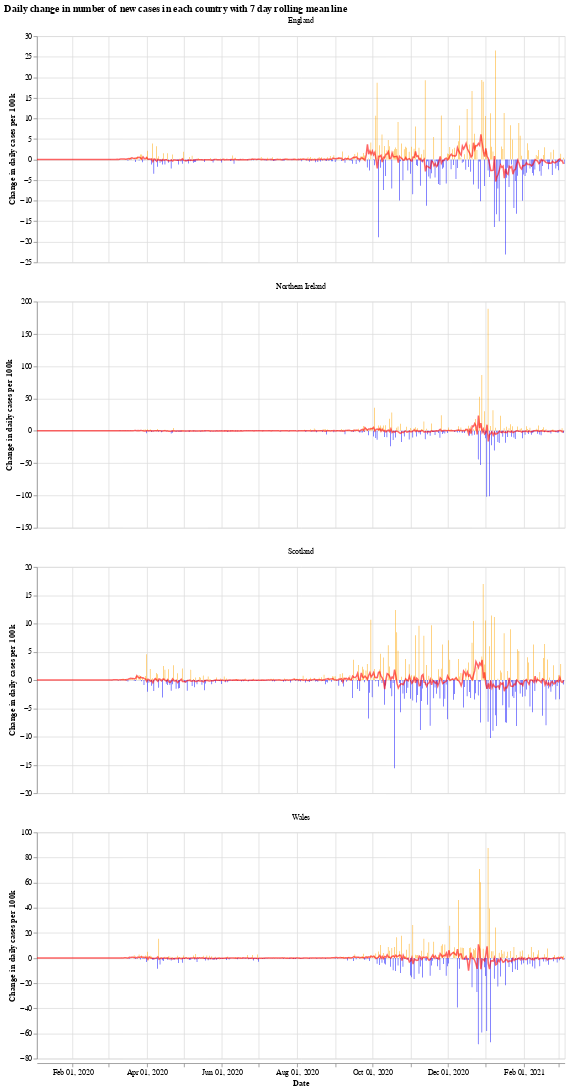

Write notebook code for a chart like this one.
### Markdown cell above
We will use the Python library `Altair` for visualising the data, see the [altair docs](https://altair-viz.github.io/) for more information.

First we have a graph which shows the daily change in the number of new cases for each country. This number jumps up and down all over the place, which is likely due to delay in reporting of new cases over the weekend. Another interesting thing is that it looks like the daily cases in Wales experienced a much shorter period of calm over the summer (calm in the sense of daily cases not jumping up and down).

The orange bars are days when the number of new cases (per 100k population) was more than the previous day, while the blue are days when the number of new cases dropped. The red line is the 7 day moving average. 

When the moving average line is below 0, it means that there is a consistent drop in new cases. We can see this clearly happening around the times that lockdowns were introduced (though, to varying degrees). I will update the graphs soon with a marker of when each lockdown started.

### Code cell
# collapse
import altair as alt

bars = alt.Chart(uk_cases).mark_bar().encode(
    x=alt.X("yearmonthdate(date):T", axis=alt.Axis(title='Date')),
    y=alt.Y("casesChangeRate:Q", axis=alt.Axis(title='Change in daily cases per 100k')),
    tooltip='casesChange',
    color=alt.condition(
        alt.datum.casesChangeRate > 0,
        alt.value("orange"),  # The positive color
        alt.value("blue")  # The negative color
    )
).properties(title='Daily change in number of new cases with 7 day rolling mean',width=700).interactive()

line = alt.Chart(uk_cases).mark_line(
    color='red',
    size=2,
    opacity=0.6
).transform_window(
    rolling_mean='mean(casesChangeRate)',
    frame=[0, 7],
    groupby=['areaName']
).encode(
    x='yearmonthdate(date):T',
    y='rolling_mean:Q'
)

alt.layer(bars, line, data=uk_cases).facet(alt.Column(
    'areaName', title=''), columns=1).resolve_scale(y='independent').properties(title='Daily change in number of new cases in each country with 7 day rolling mean line')

### Figure 1 — Vega-Lite specification as saved in the notebook (floating-point values rounded to 4 significant figures; data arrays with more than 128 entries replaced by an {"elided": "..."} marker saying what was removed)
{"config": {"view": {"continuousWidth": 400, "continuousHeight": 300}}, "data": {"name": "data-0cc07b05cc656e72682fab23ad851727"}, "facet": {"type": "nominal", "field": "areaName", "title": ""}, "spec": {"layer": [{"mark": "bar", "encoding": {"color": {"condition": {"value": "orange", "test": "(datum.casesChangeRate > 0)"}, "value": "blue"}, "tooltip": {"type": "quantitative", "field": "casesChange"}, "x": {"type": "temporal", "axis": {"title": "Date"}, "field": "date", "timeUnit": "yearmonthdate"}, "y": {"type": "quantitative", "axis": {"title": "Change in daily cases per 100k"}, "field": "casesChangeRate"}}, "selection": {"selector001": {"type": "interval", "bind": "scales", "encodings": ["x", "y"]}}, "title": "Daily change in number of new cases with 7 day rolling mean", "width": 700}, {"mark": {"type": "line", "color": "red", "opacity": 0.6, "size": 2}, "encoding": {"x": {"type": "temporal", "field": "date", "timeUnit": "yearmonthdate"}, "y": {"type": "quantitative", "field": "rolling_mean"}}, "transform": [{"window": [{"op": "mean", "field": "casesChangeRate", "as": "rolling_mean"}], "frame": [0, 7], "groupby": ["areaName"]}]}]}, "columns": 1, "resolve": {"scale": {"y": "independent"}}, "title": "Daily change in number of new cases in each country with 7 day rolling mean line", "$schema": "https://vega.github.io/schema/vega-lite/v4.8.1.json", "datasets": {"data-0cc07b05cc656e72682fab23ad851727": {"elided": "1712 records"}}}
